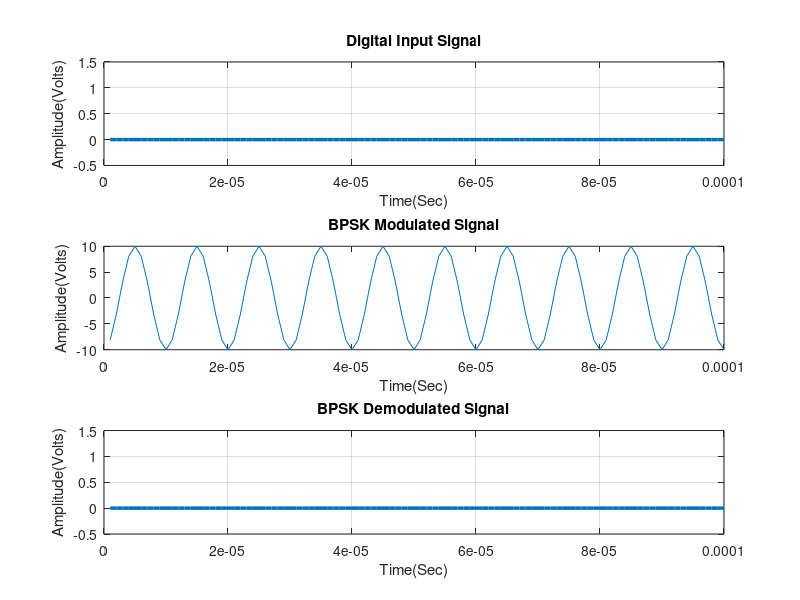

Write the MATLAB code that produced this figure.
clc, clear all, close all;

x = input('Enter Digital Input Information = ');   % Binary information as stream of bits (binary signal 0 or 1)
N = length(x);
Tb = 0.0001;   %Data rate = 1MHz i.e., bit period (second)
disp('Binary Input Information at Transmitter: ');
disp(x);


% Represent input information as digital signal 

nb = 100;   % Digital signal per bit
digit = []; 
for n = 1:1:N    
    if x(n) == 1;   
       sig = ones(1,nb);
    else x(n) == 0;
        sig = zeros(1,nb);
    end
     digit = [digit sig];
end

t1=Tb/nb:Tb/nb:nb*N*(Tb/nb);   % Time period 
figure('Name','BPSK Modulation and Demodulation','NumberTitle','off');
subplot(3,1,1);
plot(t1,digit,'lineWidth',2.5);
grid on;
axis([0 Tb*N -0.5 1.5]);
xlabel('Time(Sec)');
ylabel('Amplitude(Volts)');
title('Digital Input Signal');


% BPSK Modulation 

Ac = 10;      % Carrier amplitude for binary input  
br = 1/Tb;    % Bit rate
Fc = br*10;   % Carrier frequency 
Pc1 = 0;      % Carrier phase for binary input '1'
Pc2 = pi;     % Carrier phase for binary input '0'
t2 = Tb/nb:Tb/nb:Tb;   % Signal time                 

mod = [];
for (i = 1:1:N)
    if (x(i)==1)
        y = Ac*cos(2*pi*Fc*t2+Pc1);   % Modulation signal with carrier signal 1
    else
        y = Ac*cos(2*pi*Fc*t2+Pc2);   % Modulation signal with carrier signal 2
    end
    mod=[mod y];
end

t3=Tb/nb:Tb/nb:Tb*N;   % Time period
subplot(3,1,2);
plot(t3,mod);
xlabel('Time(Sec)');
ylabel('Amplitude(Volts)');
title('BPSK Modulated Signal');


%  Transmitted signal x 

x = mod;


% Channel model h and w 

h = 1;   % Signal fading 
w = 0;   % Noise


% Received signal y 

y = h.*x + w;   % Convolution


%  BPSK Demodulation

s = length(t2);
demod = [];
for n = s:s:length(y)
  t4 = Tb/nb:Tb/nb:Tb;
  c = cos(2*pi*Fc*t4);      % carrier siignal 
  mm = c.*y((n-(s-1)):n);   % Convolution
  t5 = Tb/nb:Tb/nb:Tb;
  z = trapz(t5,mm);         % intregation 
  rz = round((2*z/Tb));                                     
  if(rz > Ac/2)             % Logical condition 
    a = 1;
  else
    a = 0;
  end
  demod = [demod a];
end

disp('Demodulated Binary Information at Receiver: ');
disp(demod);


%  Represent demodulated information as digital signal 

digit = [];
for n = 1:length(demod);
    if demod(n) == 1;
       sig = ones(1,nb);
    else demod(n) == 0;
        sig = zeros(1,nb);
    end
     digit = [digit sig];

end

t5=Tb/nb:Tb/nb:nb*length(demod)*(Tb/nb);   % Time period
subplot(3,1,3)
plot(t5,digit,'LineWidth',2.5);grid on;
axis([0 Tb*length(demod) -0.5 1.5]);
xlabel('Time(Sec)');
ylabel('Amplitude(Volts)');
title('BPSK Demodulated Signal');
